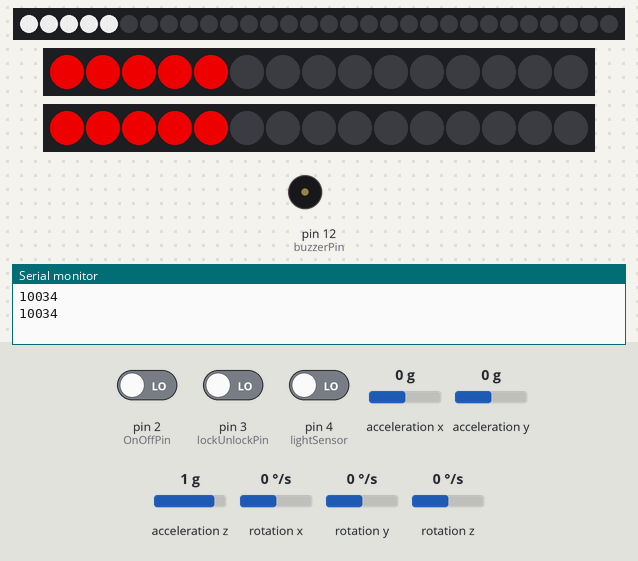
Simulated run of this sketch. Board: Arduino Nano, built with avr-gcc and run on an emulated ATmega328P. On the bench: 30 RGB LEDs in strip order, left to right, 2 × 15 RGB LEDs in strip order, left to right, buzzer (waves = sounding, pin HIGH), the last lines printed to the serial monitor. Wiring (inferred from the names in the program): MPU-6050 motion sensor at I2C address 0x68. Inputs (shaded band) come from the test bench; at power-on: pin 2 (OnOffPin) LOW, pin 4 (lightSensor) LOW, pin 3 (lockUnlockPin) LOW, acceleration x 0 g, acceleration y 0 g, acceleration z 1 g, rotation x 0 °/s, rotation y 0 °/s, rotation z 0 °/s. Dim RGB values are drawn brighter than linear.

Above: at 2.2 s.
2.3 s: pin 2 (OnOffPin) driven HIGH
At 4.1 s:
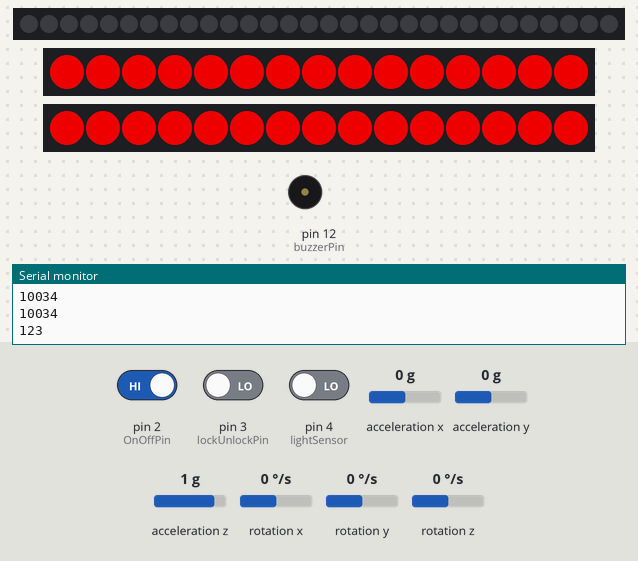
5.1 s: pin 4 (lightSensor) driven HIGH
At 7.32 s:
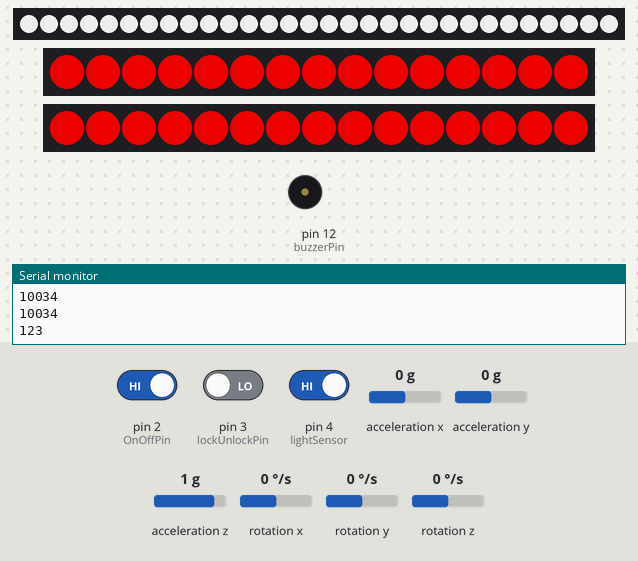
8.1 s: pin 3 (lockUnlockPin) driven HIGH
At 8.82 s:
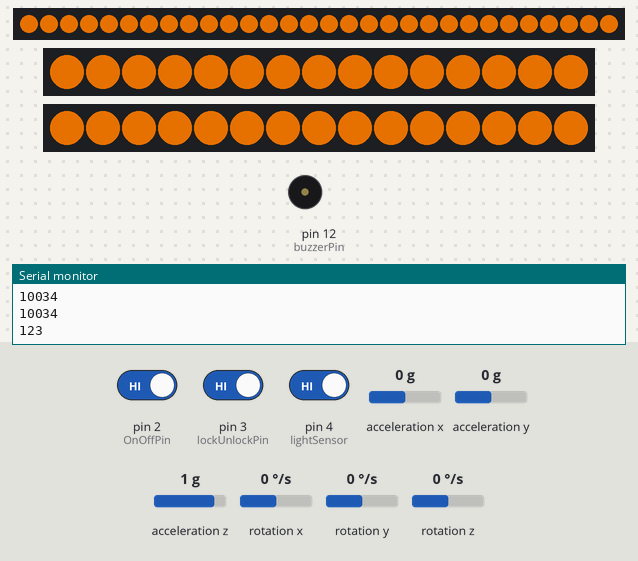
10.1 s: acceleration x set to -1.1 g
11.9 s: acceleration x set to -1.4 g
At 12.1 s:
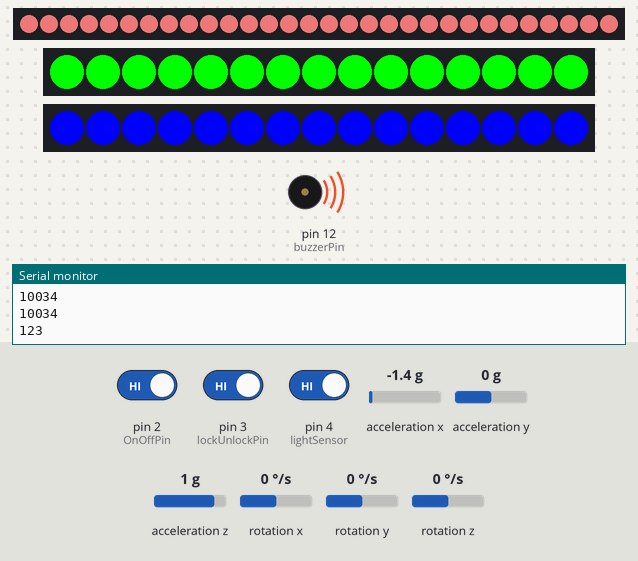
Timing chart, 0 to 14.9 s (numbered marks = the images above; inputs shaded):
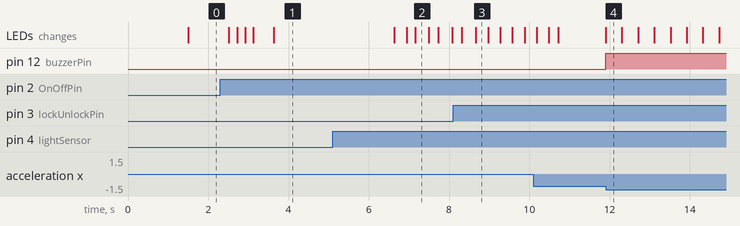

Measured:
- the behaviour switches between -1.2 and -1.3 g on acceleration x (found by bisection; images 3 and 4)
- after the input at 2.3 s, the LEDs: first change after 0.21 s (image 1 shows a later state)
- after the input at 5.1 s, the LEDs: first change after 1.5 s (image 2 shows a later state)
- after the input at 8.1 s, the LEDs: first differ from a run without the input after 0.57 s (image 3)
- after the input at 11.9 s, pin 12 (buzzerPin): LOW → HIGH at once; the LEDs: change at once (image 4)
- what the display in image 4 shows lasts 0.4 s, from 11.9 s to 12.3 s

The sketch:

SmartBikeProject_Beta.ino
```cpp
//Libraries
#include <Wire.h>
#include <FastLED.h>
#include "PinChangeInterrupt.h"


//Accelerometer
const int MPU_ADDR = 0x68;
int16_t accelerometer_x, accelerometer_y, accelerometer_z;
int16_t gyro_x, gyro_y, gyro_z;
int16_t temperature;
char tmp_str[7];
char* convert_int16_to_str(int16_t i) {
  sprintf(tmp_str, "%6d", i);
  return tmp_str;
}
int accX = 0;
int accY = 0;
int accZ = 0;
int gX = 0;
int gY = 0;
int gZ = 0;


//Leds
int i, k, j = 0;
CRGB leds_1[30];
CRGB leds_2[15];
CRGB leds_3[15];
bool once = true;
bool once1 = true;
int brightness;
int LED_BRIGHTNESS;
CRGBPalette16 currentPalette;
TBlendType currentBlending;
int w = 200;
int r = 0;


//Rf
bool onOffState = false;
bool lockUnlockState = false;
int OnOffPin = 2;
int lockUnlockPin = 3;
int lightSensor = 4;
bool stateLightSensor = false;
int countLights = 1;


//Buzzer
int buzzerPin = 12;


void setup() {
  delay(1000);
  //Accelerometer
  Serial.begin(9600);
  Wire.begin();
  Wire.beginTransmission(MPU_ADDR);  // Begins a transmission to the I2C slave (GY-521 board)
  Wire.write(0x6B);                  // PWR_MGMT_1 register
  Wire.write(0);                     // set to zero (wakes up the MPU-6050)
  Wire.endTransmission(true);


  //Leds
  FastLED.addLeds<WS2812, 8, GRB>(leds_1, 30);
  FastLED.addLeds<WS2812, 10, GRB>(leds_2, 15);
  FastLED.addLeds<WS2812, 9, GRB>(leds_3, 15);
  FastLED.setMaxPowerInVoltsAndMilliamps(5,2000);


//LigjtSensor
  pinMode(A6, INPUT);


  //RF
  pinMode(OnOffPin, INPUT);
  attachInterrupt(digitalPinToInterrupt(OnOffPin), switchState, RISING);
  pinMode(lockUnlockPin, INPUT);
  attachInterrupt(digitalPinToInterrupt(lockUnlockPin), switchState1, RISING);
  pinMode(lightSensor, INPUT);
  attachPinChangeInterrupt(digitalPinToPinChangeInterrupt(lightSensor), handleLightButtonPress, RISING);


  //Buzzer
  pinMode(buzzerPin, OUTPUT);
}

void loop() {
  //On/Off
  while (onOffState == false) {
    delay(500);
    Serial.print(10034);
    Serial.println();
    fill_solid(leds_1, 5, CRGB(200,200,200));
    fill_solid(leds_2, 5, CRGB(200,0,0));
    fill_solid(leds_3, 5, CRGB(200,0,0));
    FastLED.show();
  }


  //locked
  while (lockUnlockState == true) {
    fill_solid(leds_1, 30, CRGB(0,0,0));
    fill_solid(leds_2, 15, CRGB(0,0,0));
    fill_solid(leds_3, 15, CRGB(0,0,0));
    FastLED.show();
    if (once == true){
    lock();
    once = false;
    once1 = true;
    }


    accelerometerMonitor();

    if (accX > 1 || accY > 1 || accX < -1 || accY < -1) {
      digitalWrite(buzzerPin, HIGH);
      for(i=0;i<=20;i++){
        Alarm();
        delay(400);
      }
    }
    digitalWrite(buzzerPin, LOW);
  }


//Unlocked
while (lockUnlockState == false) {
Serial.print(123);
    Serial.println();

    if (once1 == true){
    unLock();
    //loading();
    once1 = false;
    once = true;
    }
      fill_solid(leds_2, 15, CRGB(200,0,0));
    fill_solid(leds_3, 15, CRGB(200,0,0));
      FastLED.show();
      delay(3000);


    while (countLights == 1) {

      fillWhite();
      delay(1000);


      escapeCountWhileLoops();
    }


    while (countLights == 2) {

      for(int i = 0;i<30;i++){
    leds_1[i] = CRGB(200, w, w);
    k = i / 2;
    leds_2[k] = CRGB(200,r,r);
    leds_3[k] = CRGB(200,r,r);
    FastLED.show();
    delay(15);

  }

    fill_solid(leds_1, 30, CRGB(0,0,0));
    fill_solid(leds_2, 15, CRGB(0,0,0));
    fill_solid(leds_3, 15, CRGB(0,0,0));
    delay(30);
    FastLED.show();


    if(r == 0){
      r=200;
    }
    else{
      r = 0;
    }

    if(w == 200){
      w=0;
    }
    else{
      w = 200;
    }
      escapeCountWhileLoops();


    }


  while (countLights == 3) {
    fill_solid(leds_2, 15, CRGB(200,0,0));
    fill_solid(leds_3, 15, CRGB(200,0,0));
    currentPalette = ForestColors_p;
    static uint8_t index = 0;
    index = index + 1; /* motion speed */
    PaletteColors(index);
    FastLED.show();
    FastLED.delay(10);


    escapeCountWhileLoops();
  }


  while (countLights == 4) {
    currentPalette = LavaColors_p;
    static uint8_t index = 0;
    index = index + 1; /* motion speed */
    PaletteColors(index);
    FastLED.show();
    FastLED.delay(10);


    escapeCountWhileLoops();
  }


  while (countLights == 5) {
    currentPalette = RainbowColors_p;
    static uint8_t index = 0;
    index = index + 1; /* motion speed */
    PaletteColors(index);
    FastLED.show();
    FastLED.delay(10);


    escapeCountWhileLoops();
  }

  }
}


  // Methods

  //Interrups methods
void escapeCountWhileLoops() {
  if (onOffState == false) {
    countLights = 10;
    lockUnlockState == true;
  }
  if (lockUnlockState == true) {
    countLights = 10;
    onOffState == true;
  }
}


void switchState() {
  if (onOffState == false) {
    onOffState = true;
  } else {
    onOffState = false;
  }
}


void switchState1() {
  if (lockUnlockState == false) {
    lockUnlockState = true;

  } else {
    lockUnlockState = false;
  }
}


void handleLightButtonPress() {
  if (countLights >= 5) {
    countLights = 0;
  }
  countLights ++;
}


// Fastled methods
void lock(void) {
  k = 204;
  j = 100;

  for (i = 0; i <= 100; i++) {
    fill_solid(leds_1, 30, CRGB(k, j, 0));
    fill_solid(leds_2, 15, CRGB(k, j, 0));
    fill_solid(leds_3, 15, CRGB(k, j, 0));
    FastLED.show();
    k = k - 2;
    j = j - 1;
    delay(20);
  }
  fill_solid(leds_1, 30, CRGB(0, 0, 0));
  fill_solid(leds_2, 15, CRGB(0, 0, 0));
  fill_solid(leds_3, 15, CRGB(0, 0, 0));
  FastLED.show();
}

void Alarm(void){
  fill_solid(leds_1, 30, CRGB(200, 100, 100));
  fill_solid(leds_2, 15, CRGB(0, 255, 0));
  fill_solid(leds_3, 15, CRGB(0, 0, 255));
  FastLED.show();
  delay(400);
  fill_solid(leds_1, 30, CRGB(0, 0, 0));
  fill_solid(leds_2, 15, CRGB(0, 0, 255));
  fill_solid(leds_3, 15, CRGB(0, 255, 0));
  FastLED.show();
}


void unLock(void) {
  fill_solid(leds_1, 30, CRGB(204, 100, 0));
  fill_solid(leds_2, 15, CRGB(204, 100, 0));
  fill_solid(leds_3, 15, CRGB(204, 100, 0));
  FastLED.show();
  delay(200);
  fill_solid(leds_1, 30, CRGB(0, 0, 0));
  fill_solid(leds_2, 15, CRGB(0, 0, 0));
  fill_solid(leds_3, 15, CRGB(0, 0, 0));
  FastLED.show();
  delay(200);
  fill_solid(leds_1, 30, CRGB(204, 100, 0));
  fill_solid(leds_2, 15, CRGB(204, 100, 0));
  fill_solid(leds_3, 15, CRGB(204, 100, 0));
  FastLED.show();
  delay(200);
  fill_solid(leds_1, 30, CRGB(0, 0, 0));
  fill_solid(leds_2, 15, CRGB(0, 0, 0));
  fill_solid(leds_3, 15, CRGB(0, 0, 0));
  FastLED.show();
  delay(500);
}


void loading(void) {
  for (i = 0; i <= 10; i++) {
    leds_1[i] = CRGB(255, 0, 0);
    FastLED.show();
    delay(100);
  }


  for (i = 10; i <= 20; i++) {
    leds_1[i] = CRGB(204, 100, 0);
    FastLED.show();
    delay(100);
  }

  for (i = 20; i <= 30; i++) {
    leds_1[i] = CRGB(0, 255, 0);
    FastLED.show();
    delay(100);
  }
}


void fillWhite() {
  brightness = analogRead(A6);
  if (brightness <= 100) {
    LED_BRIGHTNESS = 200;
  }
  if (brightness > 100 && brightness <= 250) {
    LED_BRIGHTNESS = 100;
  }
  if (brightness > 250 && brightness <= 750) {
    LED_BRIGHTNESS = 50;
  }
  if (brightness > 750) {
    LED_BRIGHTNESS = 10;
  }

  fill_solid(leds_1, 30, CRGB(LED_BRIGHTNESS, LED_BRIGHTNESS, LED_BRIGHTNESS));
  FastLED.show();
}


void PaletteColors(uint8_t index) {
  uint8_t brightness = 70;

  for (int i = 0; i < 30; ++i) {
    leds_1[i] = ColorFromPalette(currentPalette, index, brightness, currentBlending);
    index += 10;

  }

}

void PartyMode() {
  for(int i = 0;i<30;i++){
    leds_1[i] = CRGB(200,200,200);
    leds_2[i/2] = CRGB(200,0,0);
    leds_3[i/2] = CRGB(200,0,0);
    FastLED.show();

  }
}


//Accelerometer methods
void accelerometerMonitor() {
  Wire.beginTransmission(MPU_ADDR);
  Wire.write(0x3B);
  Wire.endTransmission(false);
  Wire.requestFrom(MPU_ADDR, 7 * 2, true);

  accelerometer_x = Wire.read() << 8 | Wire.read();
  accelerometer_y = Wire.read() << 8 | Wire.read();


  convert_int16_to_str(accelerometer_x);
  convert_int16_to_str(accelerometer_y);
  accX = accelerometer_x / 10000;
  accY = accelerometer_y / 10000;
}
```
